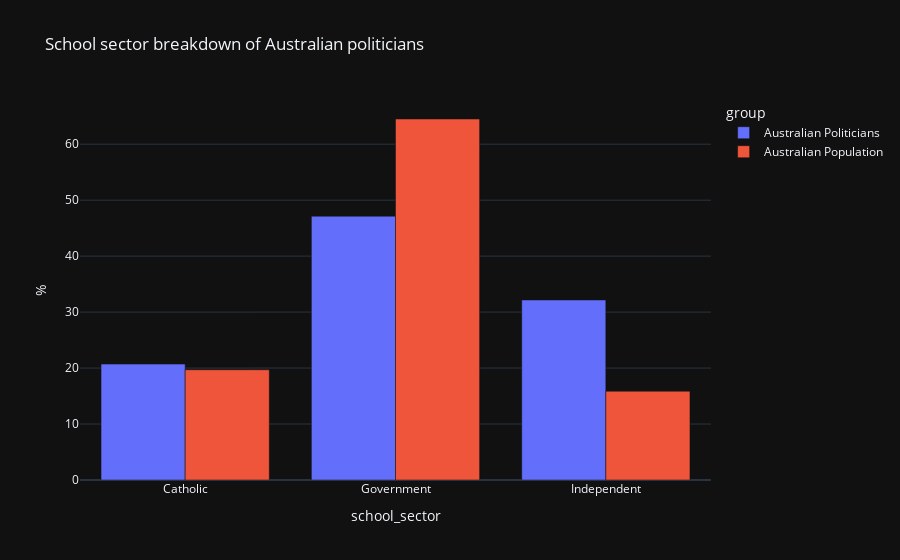

The notebook cell saved with this chart:
### Code cell
# create a plot of members as a percentage school sector

school_sector_counts = members_education.drop_duplicates(["member", "al_school_sector"]).groupby(
    ["al_school_sector"]).size().reset_index(name='count')
school_sector_counts.rename(columns={"al_school_sector": "school_sector"}, inplace=True)
school_sector_counts["%"] = (school_sector_counts["count"] / school_sector_counts["count"].sum()) * 100
school_sector_counts["group"] = "Australian Politicians"

fig = px.bar(pd.concat([school_sector_counts, pop_school_sector]), x="school_sector", y="%",
             color="group",
             barmode="group", title="School sector breakdown of Australian politicians")
fig.show()

### Figure 1 — Plotly figure (JSON) as saved in the notebook; plotly's stock layout.template omitted (floating-point values rounded to 4 significant figures)
{"data": [{"alignmentgroup": "True", "hovertemplate": "group=Australian Politicians<br>school_sector=%{x}<br>%=%{y}<extra></extra>", "legendgroup": "Australian Politicians", "marker": {"color": "#636efa", "pattern": {"shape": ""}}, "name": "Australian Politicians", "offsetgroup": "Australian Politicians", "orientation": "v", "showlegend": true, "textposition": "auto", "x": ["Catholic", "Government", "Independent"], "xaxis": "x", "y": [20.7, 47.14, 32.16], "yaxis": "y", "type": "bar"}, {"alignmentgroup": "True", "hovertemplate": "group=Australian Population<br>school_sector=%{x}<br>%=%{y}<extra></extra>", "legendgroup": "Australian Population", "marker": {"color": "#EF553B", "pattern": {"shape": ""}}, "name": "Australian Population", "offsetgroup": "Australian Population", "orientation": "v", "showlegend": true, "textposition": "auto", "x": ["Catholic", "Government", "Independent"], "xaxis": "x", "y": [19.7, 64.5, 15.86], "yaxis": "y", "type": "bar"}], "layout": {"xaxis": {"anchor": "y", "domain": [0.0, 1.0], "title": {"text": "school_sector"}}, "yaxis": {"anchor": "x", "domain": [0.0, 1.0], "title": {"text": "%"}}, "legend": {"title": {"text": "group"}, "tracegroupgap": 0}, "title": {"text": "School sector breakdown of Australian politicians"}, "barmode": "group"}}
